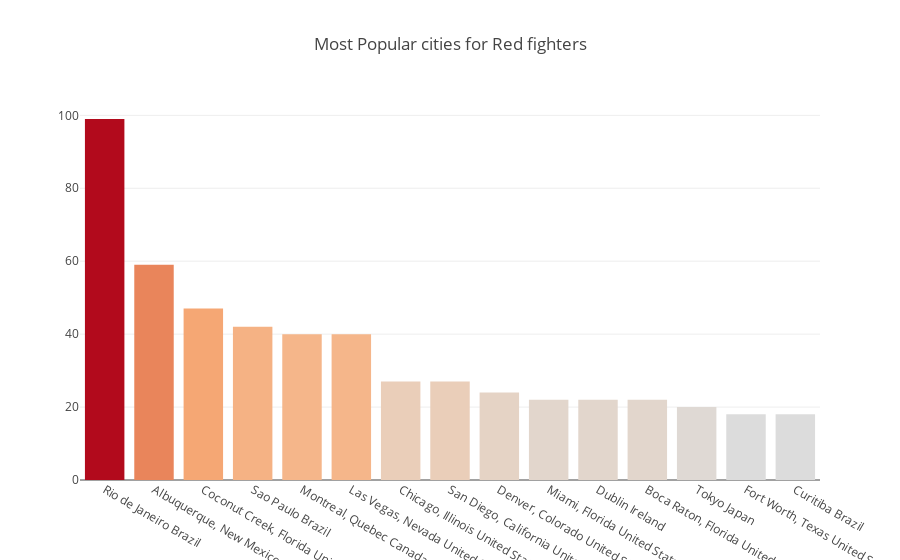

Notebook source saved alongside this figure:
### Markdown cell above
Attempts and strikes landed are, as expected, perfectly linear.

Now, let's look at the location and find out most popular countries

### Code cell
cnt_srs = df['R_Location'].value_counts().head(15)

trace = go.Bar(
    x=cnt_srs.index,
    y=cnt_srs.values,
    marker=dict(
        color=cnt_srs.values,
    ),
)

layout = go.Layout(
    title='Most Popular cities for Red fighters'
)

data = [trace]
fig = go.Figure(data=data, layout=layout)
offline.iplot(fig, filename="Ratio")

### Figure 1 — Plotly figure (JSON) as saved in the notebook; plotly's stock layout.template omitted (floating-point values rounded to 4 significant figures)
{"data": [{"marker": {"color": [99, 59, 47, 42, 40, 40, 27, 27, 24, 22, 22, 22, 20, 18, 18]}, "type": "bar", "x": ["Rio de Janeiro Brazil", "Albuquerque, New Mexico United States", "Coconut Creek, Florida United States", "Sao Paulo Brazil", "Montreal, Quebec Canada", "Las Vegas, Nevada United States", "Chicago, Illinois United States", "San Diego, California United States", "Denver, Colorado United States", "Miami, Florida United States", "Dublin Ireland", "Boca Raton, Florida United States", "Tokyo Japan", "Fort Worth, Texas United States", "Curitiba Brazil"], "y": [99, 59, 47, 42, 40, 40, 27, 27, 24, 22, 22, 22, 20, 18, 18]}], "layout": {"title": "Most Popular cities for Red fighters"}}
